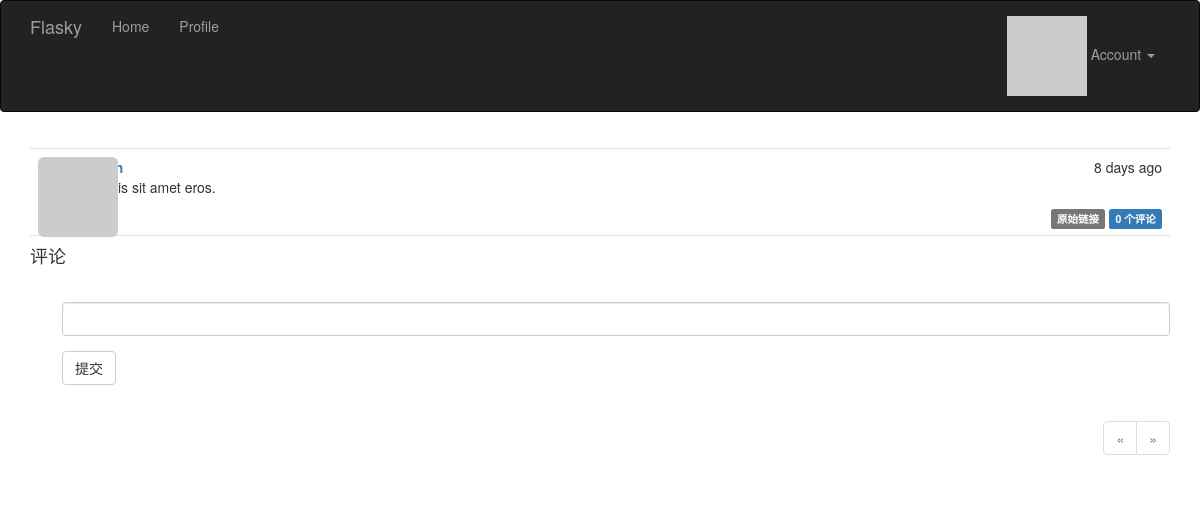
Page /post/1 (signed in) on the committed database.
### app/models.py (models this page shows, shortened)
class Post(db.Model):
	__tablename__ = 'posts'
	id = db.Column(db.Integer, primary_key=True)
	body = db.Column(db.Text)
	timestamp = db.Column(db.DateTime, index=True, default=datetime.utcnow)
	author_id = db.Column(db.Integer, db.ForeignKey('users.id'))
	body_html = db.Column(db.Text)
	comments = db.relationship('Comment', backref='post', lazy='dynamic')

### app/main/views.py (the view, shortened to what this page needs)
@main.route('/post/<int:id>', methods=['GET', 'POST'])
def post(id):
    post = Post.query.get_or_404(id)
    form = CommentForm()
    page = request.args.get('page', 1, type=int)
    if page == -1:
        page = (post.comments.count() - 1)/current_app.config['FLASKY_COMMENTS_PER_PAGE']\
            +1            #跳转到最后一页
    pagination = post.comments.order_by(Comment.timestamp.asc()).paginate(
        page, per_page=current_app.config['FLASKY_COMMENTS_PER_PAGE'],
        error_out=False)
    comments = pagination.items
    return render_template('post.html', posts=[post], form=form,
                           comments=comments, pagination=pagination)

### app/main/forms.py
class CommentForm(FlaskForm):
    body = StringField('', validators=[Required()])
    submit = SubmitField(u'提交')

### app/auth/views.py (called while the page is built)
@auth.before_app_request
def before_request():
	if current_user.is_authenticated:
		current_user.ping()
		if not current_user.confirmed \
			and request.endpoint[:5] != 'auth.':
			return redirect(url_for('auth.unconfirmed'))

### app/main/__init__.py (called while the page is built)
@main.app_context_processor              #把Permission类加入模板上下文
def inject_permissions():
    return dict(Permission=Permission)

### app/models.py (called while the page is built)
@login_manager.user_loader
def load_user(user_id):
	return User.query.get(int(user_id))

	def gravatar(self, size=100, default='identicon', rating='g'):
		if request.is_secure:
			url = 'https://s.gravatar.com/avatar'
		else:
			url = 'http://www.gravatar.com/avatar'
		hash = hashlib.md5(self.email.encode('utf-8')).hexdigest()
		return '{url}/{hash}?s={size}&d={default}&r={rating}'.format(
			url=url, hash=hash, size=size, default=default, rating=rating)

	def can(self, permissions):
		return self.role is not None and \
		    (self.role.permissions & permissions) == permissions

	def is_administrator(self):
		return self.can(0x80)

	def ping(self):
		self.last_seen = datetime.utcnow()
		db.session.add(self)

### app/templates/post.html (shortened to what this page needs)
{% extends "base.html" %}
{% import "bootstrap/wtf.html" as wtf %}
{% import "_macros.html" as macros %}
{% block page_content %}
{% include "_posts.html" %}
<h4 id="comments"> 评论 </h4>
{% if current_user.can(Permission.COMMENT) %}
<div class="comment-form">
    {{ wtf.quick_form(form) }}
</div>
{% endif %}
{% if pagination %}
<div class="pagination">
    {{ macros.pagination_widget(pagination, 'main.post', fragment='#comments', id=posts[0].id) }}
</div>
{% endif %}
{% endblock %}

### app/templates/_posts.html (shortened to what this page needs)
<ul class="posts">
    {% for post in posts %}
    <li class="post">
        <div class="post-thumbnail">
            <a href="{{ url_for('.user', username=post.author.username) }}">
                <img class="img-rounded profile-thumbnail" src="{{ post.author.gravatar(size=40) }}">
            </a>
        </div>
        <div class="post-content">
            <div class="post-date">{{ moment(post.timestamp).fromNow() }}</div>
            <div class="post-author"><a href="{{ url_for('.user', username=post.author.username) }}">{{ post.author.username }}</a></div>
            <div class="post-body">
                {% if post.body_html %}
                    {{ post.body_html | safe }}
                {% else %}
                    {{ post.body }}
                {% endif %}
            </div>
            <div class="post-footer">
                <a href="{{ url_for('main.post', id=post.id) }}">
                    <span class="label label-default">原始链接</span>
                </a>
                <a href="{{ url_for('main.post', id=post.id) }}#comments">
                    <span class='label label-primary'>
                        {{ post.comments.count() }} 个评论
                    </span>
                </a>
            </div>
        </div>
    </li>
    {% endfor %}
</ul>

### app/static/styles.css (style rules this page uses)
.profile-thumbnail { position: absolute; }
ul.posts { list-style-type: none; padding: 0px; margin: 16px 0px 0px 0px; border-top: 1px solid #e0e0e0; }
ul.posts li.post { padding: 8px; border-bottom: 1px solid #e0e0e0; }
div.post-date { float: right; }
div.post-author { font-weight: bold; }
div.post-thumbnail { position: absolute; }
div.post-content { margin-left: 48px; min-height: 48px; }
div.post-footer { text-align: right; }
div.comment-form { margin: 16px 0px 16px 32px; }
div.pagination { width: 100%; text-align: right; padding: 0px; margin: 0px; }

### rows in the picture
Post: timestamp "8 days ago", body_html "Mauris sit amet eros.", comments.count "0"
